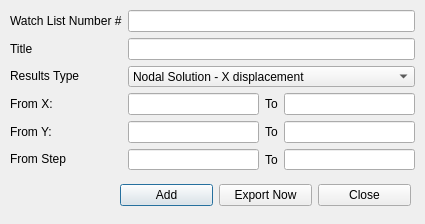
<?xml version="1.0" encoding="UTF-8"?>
<ui version="4.0">
 <class>WatchList</class>
 <widget class="QDialog" name="WatchList">
  <property name="geometry">
   <rect>
    <x>0</x>
    <y>0</y>
    <width>425</width>
    <height>224</height>
   </rect>
  </property>
  <property name="windowTitle">
   <string>Add Watch List</string>
  </property>
  <widget class="QWidget" name="layoutWidget">
   <property name="geometry">
    <rect>
     <x>120</x>
     <y>180</y>
     <width>291</width>
     <height>31</height>
    </rect>
   </property>
   <layout class="QHBoxLayout" name="horizontalLayout_5">
    <item>
     <widget class="QPushButton" name="okButton">
      <property name="text">
       <string>Add</string>
      </property>
     </widget>
    </item>
    <item>
     <widget class="QPushButton" name="exportButton">
      <property name="text">
       <string>Export Now</string>
      </property>
     </widget>
    </item>
    <item>
     <widget class="QPushButton" name="closeButton">
      <property name="text">
       <string>Close</string>
      </property>
     </widget>
    </item>
   </layout>
  </widget>
  <widget class="QWidget" name="layoutWidget">
   <property name="geometry">
    <rect>
     <x>10</x>
     <y>10</y>
     <width>405</width>
     <height>160</height>
    </rect>
   </property>
   <layout class="QHBoxLayout" name="horizontalLayout_4">
    <item>
     <layout class="QVBoxLayout" name="verticalLayout_3">
      <item>
       <widget class="QLabel" name="label">
        <property name="text">
         <string>Watch List Number #</string>
        </property>
       </widget>
      </item>
      <item>
       <widget class="QLabel" name="label_3">
        <property name="text">
         <string>Title</string>
        </property>
       </widget>
      </item>
      <item>
       <widget class="QLabel" name="label_2">
        <property name="text">
         <string>Results Type</string>
        </property>
       </widget>
      </item>
      <item>
       <widget class="QLabel" name="label_4">
        <property name="text">
         <string>From X:</string>
        </property>
       </widget>
      </item>
      <item>
       <widget class="QLabel" name="label_7">
        <property name="text">
         <string>From Y:</string>
        </property>
       </widget>
      </item>
      <item>
       <widget class="QLabel" name="label_8">
        <property name="text">
         <string>From Step</string>
        </property>
       </widget>
      </item>
     </layout>
    </item>
    <item>
     <layout class="QVBoxLayout" name="verticalLayout">
      <item>
       <widget class="QLineEdit" name="watchIndexLine"/>
      </item>
      <item>
       <widget class="QLineEdit" name="titleLine"/>
      </item>
      <item>
       <widget class="QComboBox" name="watchCombo">
        <item>
         <property name="text">
          <string>Nodal Solution - X displacement</string>
         </property>
        </item>
        <item>
         <property name="text">
          <string>Nodal Solution - Y displacement</string>
         </property>
        </item>
        <item>
         <property name="text">
          <string>Nodal Solution - Excess pore pressure</string>
         </property>
        </item>
        <item>
         <property name="text">
          <string>Element Solution - Effective Stress - Sxx</string>
         </property>
        </item>
        <item>
         <property name="text">
          <string>Element Solution - Effective Stress - Syy</string>
         </property>
        </item>
        <item>
         <property name="text">
          <string>Element Solution - Effective Stress - Sxy</string>
         </property>
        </item>
        <item>
         <property name="text">
          <string>Element Pore Pressure </string>
         </property>
        </item>
        <item>
         <property name="text">
          <string>Element Solution - Total Stress - Sxx</string>
         </property>
        </item>
        <item>
         <property name="text">
          <string>Element Solution - Total Stress - Syy</string>
         </property>
        </item>
        <item>
         <property name="text">
          <string>Element Solution - Total Stress - Sxy</string>
         </property>
        </item>
       </widget>
      </item>
      <item>
       <layout class="QHBoxLayout" name="horizontalLayout">
        <item>
         <widget class="QLineEdit" name="x0Line"/>
        </item>
        <item>
         <widget class="QLabel" name="label_5">
          <property name="text">
           <string>To</string>
          </property>
         </widget>
        </item>
        <item>
         <widget class="QLineEdit" name="x1Line"/>
        </item>
       </layout>
      </item>
      <item>
       <layout class="QHBoxLayout" name="horizontalLayout_2">
        <item>
         <widget class="QLineEdit" name="y0Line"/>
        </item>
        <item>
         <widget class="QLabel" name="label_6">
          <property name="text">
           <string>To</string>
          </property>
         </widget>
        </item>
        <item>
         <widget class="QLineEdit" name="y1Line"/>
        </item>
       </layout>
      </item>
      <item>
       <layout class="QHBoxLayout" name="horizontalLayout_3">
        <item>
         <widget class="QLineEdit" name="beginStepLine"/>
        </item>
        <item>
         <widget class="QLabel" name="label_9">
          <property name="text">
           <string>To</string>
          </property>
         </widget>
        </item>
        <item>
         <widget class="QLineEdit" name="endStepLine"/>
        </item>
       </layout>
      </item>
     </layout>
    </item>
   </layout>
  </widget>
 </widget>
 <resources/>
 <connections/>
</ui>
